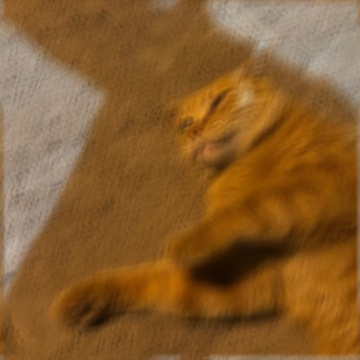
#> input picture images/blur.jpg, 360 x 360 px
$ jupyter execute --allow-errors tutorial.ipynb   (shell and % lines are left out)
#> lines starting #> are read from the running program, lines starting #| are printed output that depends on the picture
### libs/deblur.py
import sys
sys.path.append('./')
import numpy as np
from copy import copy,deepcopy
import cv2
from deconv import *

def bayes_deblur(im, psf_size, maxiter=5, maxit_u = 5, maxit_h = 5, Lp = 0, psf=None, params=None):
    """
    Blind-deconvolution algorithm based on alternating MAP estimation with
    heavy-tailed priors.

    Input
    -----
    im: array, blurred image color or grey
    psf_size: int, a guess on the psf_size, must be an odd number to have an
              anchor point
    maxiter: int, number for iterations
    psf: array, ground truth PSF function for later comparison, default is None
    params: dict, changing the default parameters

    Return
    ------
    Deblur image, estimated PSF
    """

    # Define parameters
    gamma = 3e2
    #Lp = 0
    tol = 1e-3
    iter_u = maxit_u
    iter_h = maxit_h
    chop_size = 1024

    # Check the image is color or grey
    if im.ndim == 3 and im.shape[-1] == 3:
        color = True
        # convert color image into grey-scale for blind-deconvolution
        G = cv2.cvtColor(im, cv2.COLOR_BGR2GRAY)
    elif im.ndim == 2:
        color = False
        # copy a new image
        G = im.copy()
    else:
        raise ValueError('The inpupt image must have dimension 3 for color or dimension 2 for grey.')

    # Normalize the image intensity between 0 and 1 and get the original min and max
    # intensity (should between 0 and 255)
    G, norm_m, norm_v = normalize_im(G)
    # If the blurred image is colorful, we have to prepare additional stuff for later use
    if color:
        norm_m = []
        norm_v = []
        colorG = np.zeros_like(im, dtype=np.float32)
        for i in range(3):
            colorG[:,:,i], m, v = normalize_im(im[:,:,i])
            norm_m.append(m)
            norm_v.append(v)
    else: pass

    # Chop image if any side of its W, H is greater than 1024
    if G.shape > (chop_size, chop_size):
        G = chop_im(im, chop_size)
    else:
        pass

    # Initializing PSF function as a delta function
    psf_guest = np.zeros((psf_size,psf_size))
    psf_guest[psf_size//2,psf_size//2] = 1

    # Starting PSF estimation
    latentG, psf_est = PSFest(G, psf_guest, maxiter, iter_u, iter_h, gamma, Lp, tol)

    # Regularize estimated PSF for non-blind decovolution process
    psf_est[psf_est < 0] = 0
    psf_est = psf_est/np.sum(psf_est)

    # Starting deconvolution process through estimated PSF
    if color:
        deconvG = np.zeros_like(colorG)
        for ch in range(3):
            deconvG[:,:,ch] = deconv(colorG[:,:,ch], psf_est, maxiter, gamma, tol)
            deconvG[:,:,ch] = deconvG[:,:,ch]*norm_v[ch] + norm_m[ch]
    else:
        deconvG = deconv(G, psf_est, maxiter, gamma, tol)
        deconvG = deconvG*norm_v + norm_m

    return np.uint8(deconvG), psf_est

### tutorial.ipynb
[cell 1]
import sys
sys.path.append('./libs')
import numpy as np
import matplotlib.pyplot as plt
import cv2
from deblur import *

[cell 2]
cat_blur = cv2.imread('images/blur.jpg')
#> cat_blur is the input picture: shape (360, 360, 3); mean B, G, R 45.7, 93.1, 135.2

[cell 3]
plt.imshow(cat_blur[:,:,::-1])
plt.title('Blurred cat')
plt.xticks([])
plt.yticks([])
plt.show()

#> (a cell that did not finish here is left out)

#> in bayes_deblur, `G = cv2.cvtColor(im, cv2.COLOR_BGR2GRAY)`:
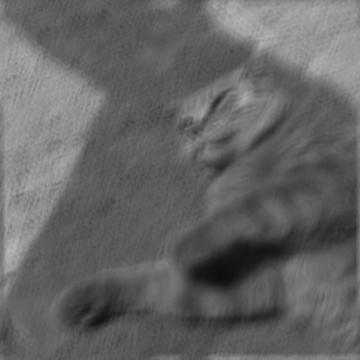
#> G: shape (360, 360); min 14, max 185, mean 100.3

#> (a cell that did not finish here is left out)

#> (a cell that did not finish here is left out)
